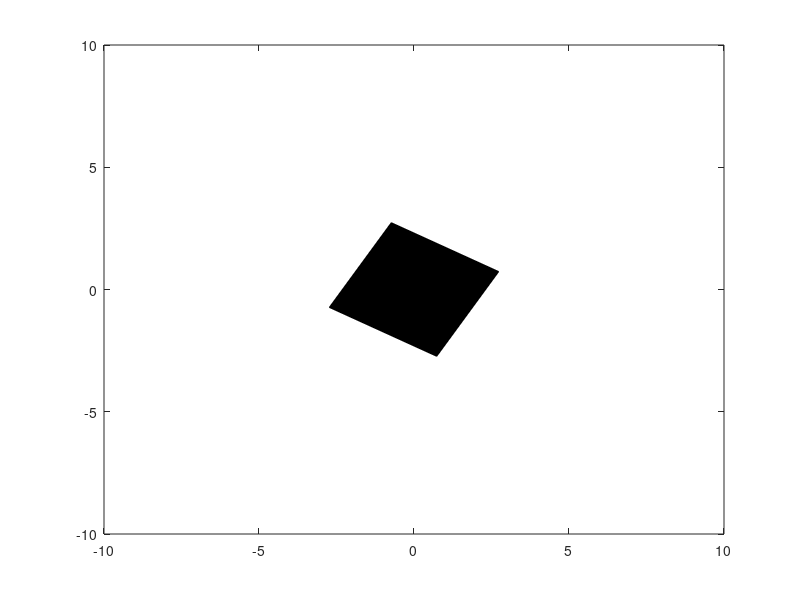

MATLAB code for this plot:
%used to pos your answer
X = [-2 -2 2 2];
Y = [-2 2 2 -2];

hSquare = fill(X,Y,'k');

thetad = 1;

R = [cosd(thetad) -sind(thetad); sind(thetad) cosd(thetad)];
C = repmat([0 0], 4, 1)';

axis([-10 10 -10 10])
%return
for k=1:60
    V = get(hSquare,'Vertices')'; % get the current set of vertices
    V = R*(V - C) + C; % do the rotation relative to the centre of the square
    set(hSquare,'Vertices',V'); % update the vertices
    pause(0.05);
end

